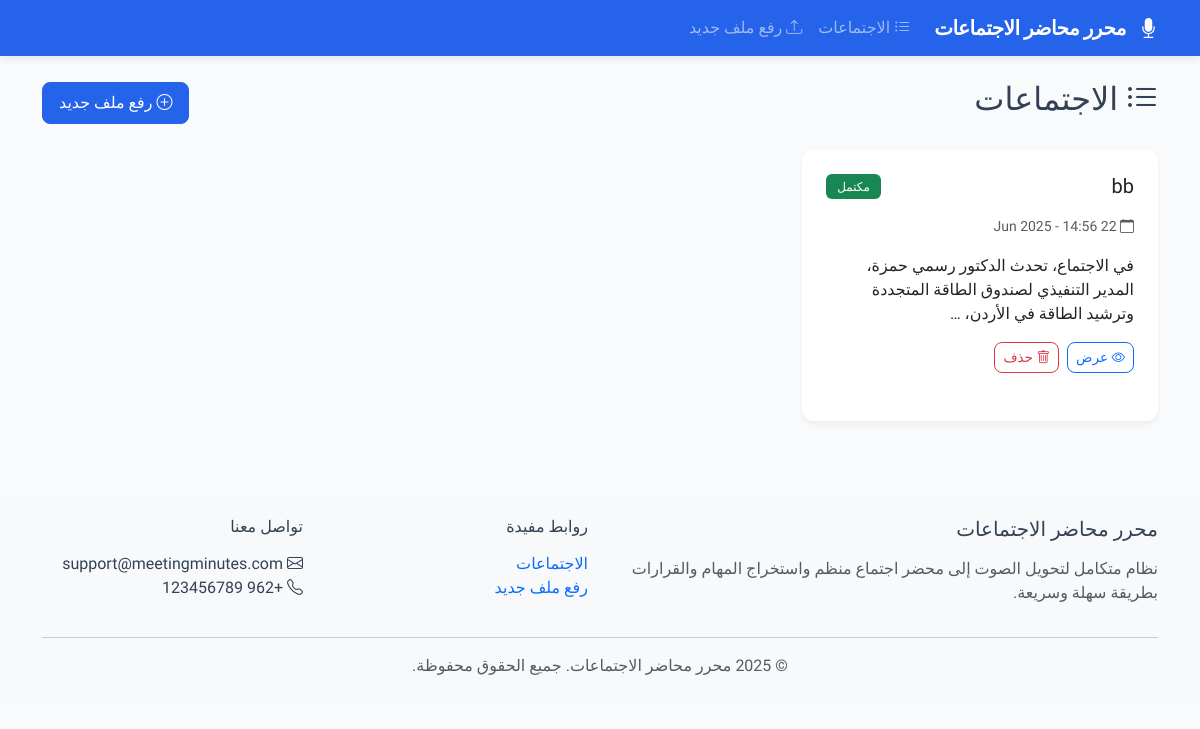
Before: / with the older database file.
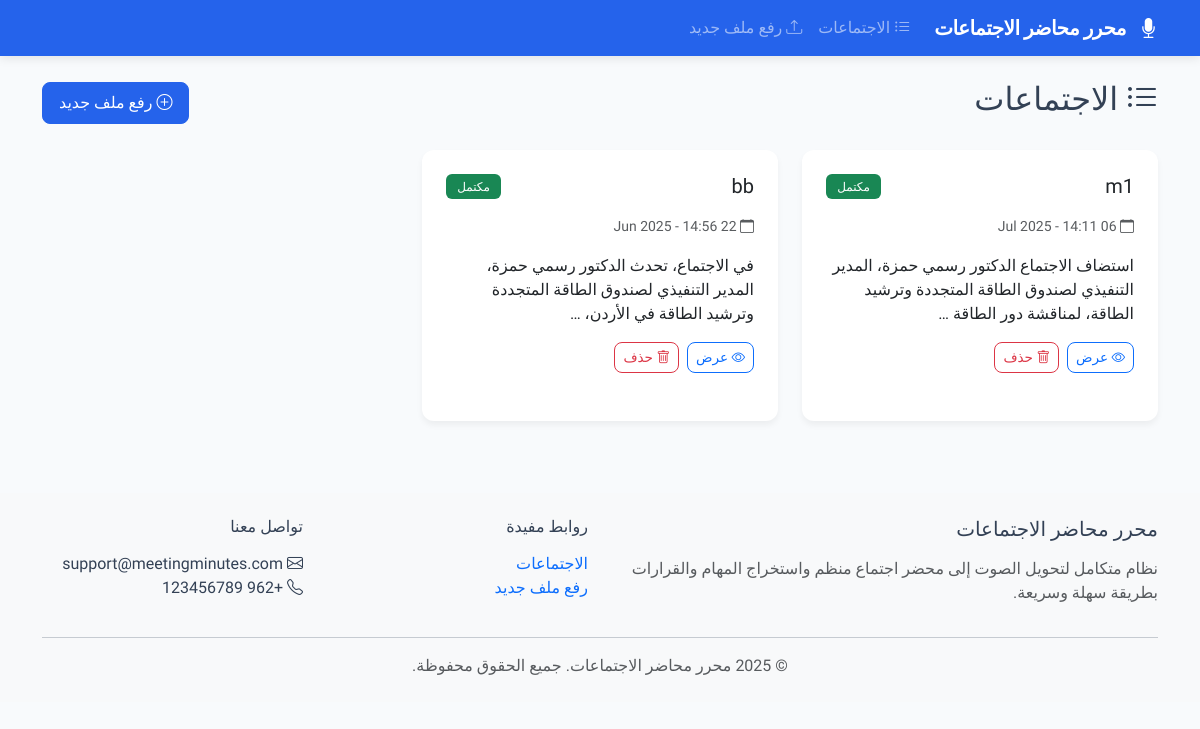
After: the same page with the newer database file.
### meetings/models.py (models this page shows, shortened)
class Meeting(models.Model):
    title = models.CharField(max_length=200, verbose_name="عنوان الاجتماع")
    audio_file = models.FileField(upload_to='audio/', verbose_name="الملف الصوتي")
    transcript = models.TextField(blank=True, null=True, verbose_name="النص المحول")
    summary = models.TextField(blank=True, null=True, verbose_name="التلخيص")
    minutes = models.TextField(blank=True, null=True, verbose_name="محضر الاجتماع")
    created_by = models.ForeignKey(User, on_delete=models.CASCADE, related_name='meetings',
                                   verbose_name="تم إنشاؤه بواسطة", null=True)
    is_public = models.BooleanField(default=False, verbose_name="متاح للجميع")
    status = models.CharField(max_length=20, choices=[
        ('draft', 'مسودة'),
        ('pending', 'قيد الموافقة'),
        ('approved', 'تمت الموافقة')
    ], default='draft', verbose_name="حالة المحضر")
    created_at = models.DateTimeField(auto_now_add=True)
    updated_at = models.DateTimeField(auto_now=True)
    class Meta:
        verbose_name = "اجتماع"
        verbose_name_plural = "الاجتماعات"
        ordering = ['-created_at']
    @property
    def is_processed(self):
        return bool(self.transcript and self.summary and self.minutes)

### meetings/views.py (the view)
# urls.py: path('', views.MeetingListView.as_view(), name='meeting_list'),
class MeetingListView(ListView):
    model = Meeting
    template_name = 'meetings/meeting_list.html'
    context_object_name = 'meetings'
    paginate_by = 10

### meetings/templates/meetings/meeting_list.html (shortened to what this page needs)
{% extends 'base.html' %}
{% block content %}
<div class="row">
    <div class="col-12">
        <div class="d-flex justify-content-between align-items-center mb-4">
            <h2><i class="bi bi-list-ul"></i> الاجتماعات</h2>
            <a href="{% url 'upload_meeting' %}" class="btn btn-primary">
                <i class="bi bi-plus-circle"></i> رفع ملف جديد
            </a>
        </div>
        {% if meetings %}
            <div class="row">
                {% for meeting in meetings %}
                    <div class="col-md-6 col-lg-4 mb-4">
                        <div class="card h-100">
                            <div class="card-body">
                                <div class="d-flex justify-content-between align-items-start mb-2">
                                    <h5 class="card-title">{{ meeting.title }}</h5>
                                    {% if meeting.is_processed %}
                                        <span class="badge bg-success processed-badge">مكتمل</span>
                                    {% else %}
                                        <span class="badge bg-secondary processed-badge">غير معالج</span>
                                    {% endif %}
                                </div>
                                <p class="card-text text-muted">
                                    <small>
                                        <i class="bi bi-calendar"></i>
                                        {{ meeting.created_at|date:"d M Y - H:i" }}
                                    </small>
                                </p>
                                {% if meeting.summary %}
                                    <p class="card-text">{{ meeting.summary|truncatewords:15 }}</p>
                                {% else %}
                                    <p class="card-text text-muted">لم تتم معالجة الملف بعد</p>
                                {% endif %}
                                <div class="d-flex gap-2">
                                    <a href="{% url 'meeting_detail' meeting.pk %}" class="btn btn-outline-primary btn-sm">
                                        <i class="bi bi-eye"></i> عرض
                                    </a>
                                    <a href="{% url 'delete_meeting' meeting.pk %}" class="btn btn-outline-danger btn-sm">
                                        <i class="bi bi-trash"></i> حذف
                                    </a>
                                </div>
                            </div>
                        </div>
                    </div>
                {% endfor %}
            </div>
        {% endif %}
    </div>
</div>
{% endblock %}

### templates/base.html (shortened to what this page needs)
<!DOCTYPE html>
<html lang="ar" dir="rtl">
<head>
    <link rel="stylesheet" href="https://cdn.jsdelivr.net/npm/bootstrap@5.3.2/dist/css/bootstrap.rtl.min.css">
    <link href="https://cdn.jsdelivr.net/npm/bootstrap-icons@1.11.0/font/bootstrap-icons.css" rel="stylesheet">
</head>
<body>
    <nav class="navbar navbar-expand-lg navbar-dark bg-primary">
        <div class="container">
            <a class="navbar-brand" href="{% url 'meeting_list' %}">
                <i class="bi bi-mic-fill me-2"></i> محرر محاضر الاجتماعات
            </a>
            <div class="collapse navbar-collapse" id="navbarNav">
                <ul class="navbar-nav me-auto">
                    <li class="nav-item">
                        <a class="nav-link" href="{% url 'meeting_list' %}">
                            <i class="bi bi-list-ul"></i> الاجتماعات
                        </a>
                    </li>
                    <li class="nav-item">
                        <a class="nav-link" href="{% url 'upload_meeting' %}">
                            <i class="bi bi-upload"></i> رفع ملف جديد
                        </a>
                    </li>
                </ul>
            </div>
        </div>
    </nav>
    <div class="container mt-4">
        {% block content %}{% endblock %}
    </div>
    <footer class="bg-light mt-5 py-4">
        <div class="container">
            <div class="row">
                <div class="col-md-6">
                    <h5 class="mb-3">محرر محاضر الاجتماعات</h5>
                    <p class="text-muted">
                        نظام متكامل لتحويل الصوت إلى محضر اجتماع منظم واستخراج المهام والقرارات بطريقة سهلة وسريعة.
                    </p>
                </div>
                <div class="col-md-3">
                    <h6 class="mb-3">روابط مفيدة</h6>
                    <ul class="list-unstyled">
                        <li><a href="{% url 'meeting_list' %}" class="text-decoration-none">الاجتماعات</a></li>
                        <li><a href="{% url 'upload_meeting' %}" class="text-decoration-none">رفع ملف جديد</a></li>
                    </ul>
                </div>
                <div class="col-md-3">
                    <h6 class="mb-3">تواصل معنا</h6>
                    <ul class="list-unstyled">
                        <li><i class="bi bi-envelope"></i> support@meetingminutes.com</li>
                        <li><i class="bi bi-telephone"></i> +962 123456789</li>
                    </ul>
                </div>
            </div>
            <hr>
            <div class="row">
                <div class="col-12 text-center">
                    <p class="mb-0 text-muted">© 2025 محرر محاضر الاجتماعات. جميع الحقوق محفوظة.</p>
                </div>
            </div>
        </div>
    </footer>
</body>
</html>

### templates/base.html (style rules this page uses)
:root { --primary-color: #2563eb; --secondary-color: #475569; --accent-color: #3b82f6; --success-color: #10b981; --danger-color: #ef4444; --warning-color: #f59e0b; --info-color: #06b6d4; }
body { font-family: 'Tajawal', sans-serif; background-color: #f8fafc; color: #334155; }
.navbar { box-shadow: 0 2px 10px rgba(0,0,0,0.1); }
.navbar-brand { font-weight: 700; letter-spacing: -0.5px; }
.bg-primary { background-color: var(--primary-color) !important; }
.btn-primary { background-color: var(--primary-color); border-color: var(--primary-color); }
.card { border-radius: 12px; box-shadow: 0 4px 6px rgba(0, 0, 0, 0.05); border: none; margin-bottom: 1.5rem; overflow: hidden; }
.card-body { padding: 1.5rem; }
.btn { border-radius: 8px; padding: 0.5rem 1rem; font-weight: 500; transition: all 0.2s; }
.btn-sm { padding: 0.25rem 0.5rem; font-size: 0.85rem; }
.badge { padding: 0.4rem 0.7rem; font-weight: 500; border-radius: 6px; }

Changed rows visible on the page:
added Meeting: title "m1", shows "مكتمل", created_at "06 Jul 2025 - 14:11", summary "استضاف الاجتماع الدكتور رسمي حمزة، المدير التنفيذي لصندوق الطاقة المتجددة وترشيد الطاقة، لمناقشة دور الطاقة …"
